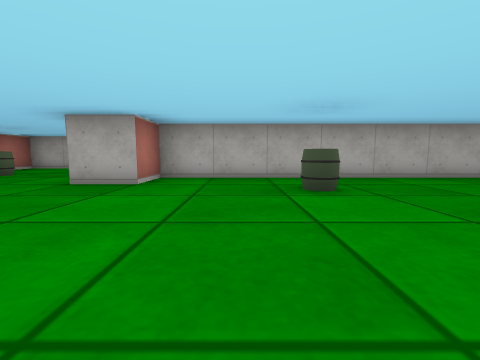
View 1 (above)

17 first-person views from a walk through a cub3D maze. The camera is about half as high as the walls, tilts 6° down and sees 90° across. The floor is counted in squares. Each view is taken from the middle of a square. On the plan, view 1 faces up. The plan holds only what a view shows up to about 9 squares ahead; the rest is blank.

View 2
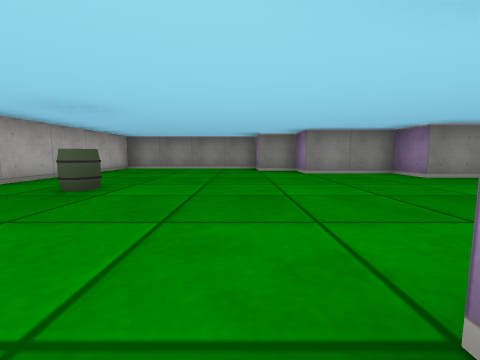

View 3
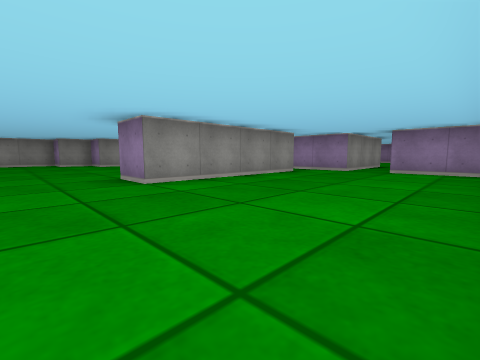

View 4
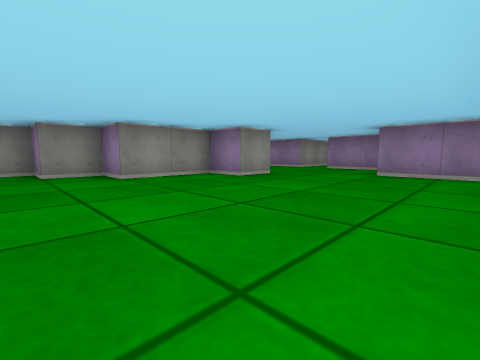

View 5
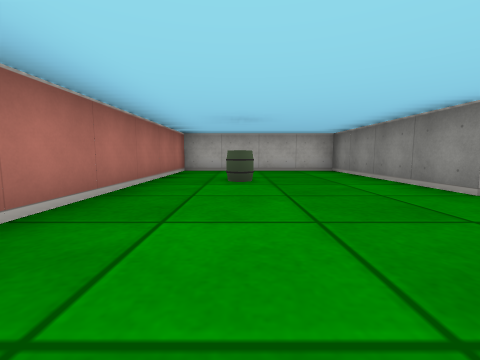

View 6
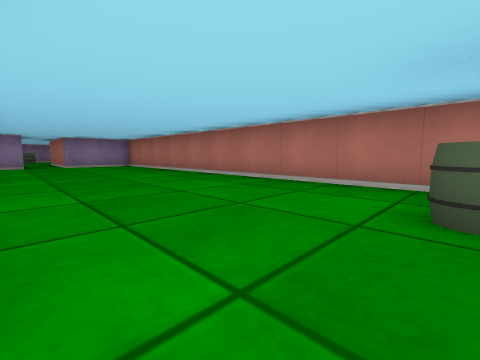

View 7
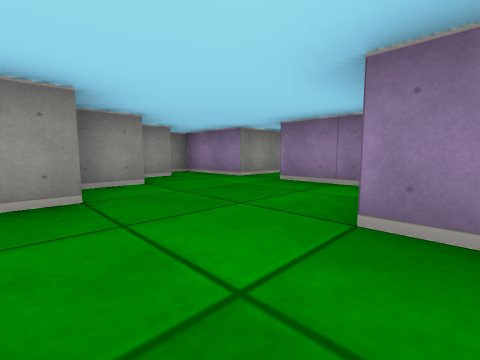

View 8
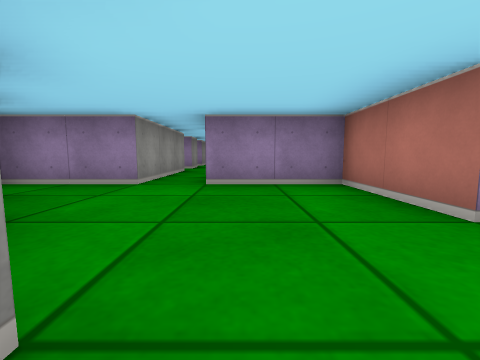

View 9
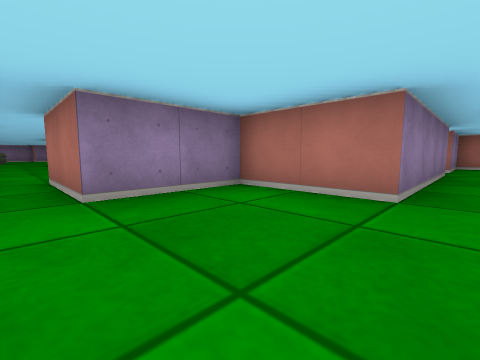

View 10
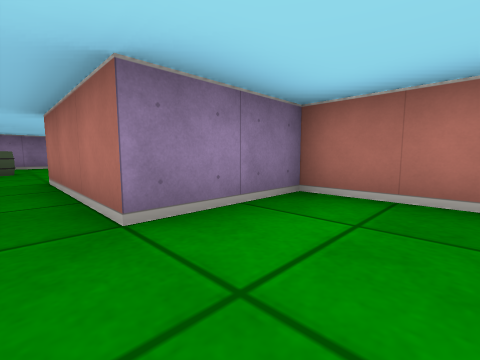

View 11
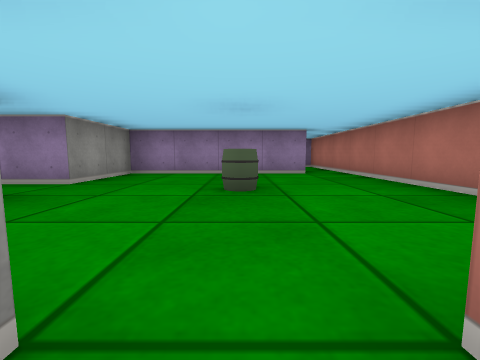

View 12
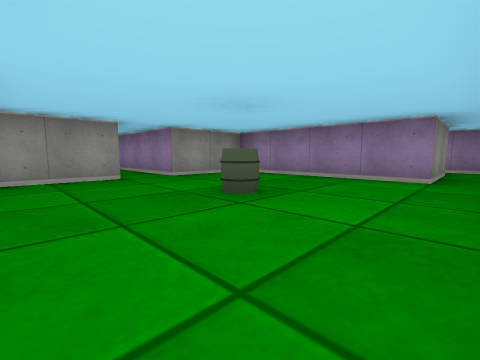

View 13
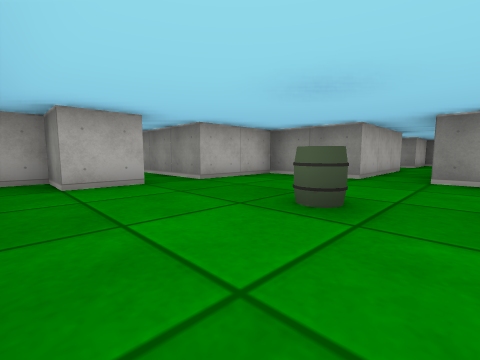

View 14
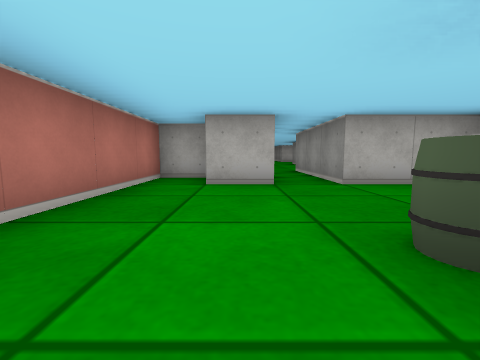

View 15
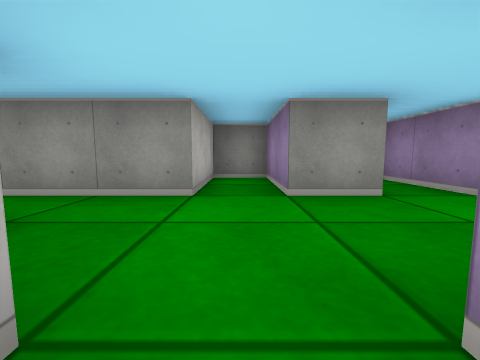

View 16
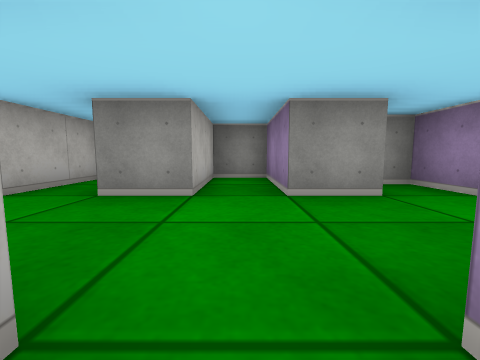

View 17
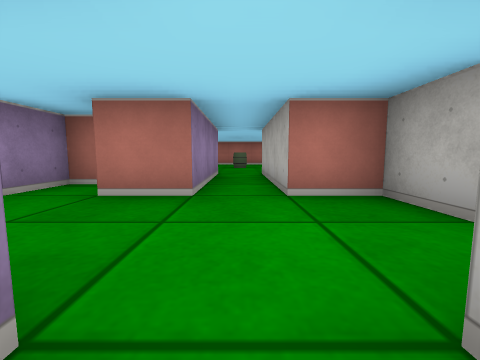

### Floor plan
Ten units are one square. View 1 is at (0, 0); x grows to the right and y downward. Boxes are objects, and circles mark ways between rooms. Rooms are numbered by the first view taken in them; rooms with no view inside come last. Other rooms are left out.
<svg viewBox="-70 -80 130 221">
<path fill="none" stroke="#000" d="M-25 35 -25 -5 -15 -5M25 36 25 25 35 25 35 5 45 5 45 -5 55 -5 55 -45 -15 -45 -15 -35 -25 -35 -25 -75 -65 -75 -65 45 -45 45M-35 45 5 45 5 65 25 65M35 46 35 36M45 56 45 49M35 65 55 65 55 60M-55 125 -15 125 -15 105 15 105M-45 45 -45 75 -55 75 -55 65 -65 65 -65 125M15 95 -15 95 -15 75 -35 75 -35 45M35 136 35 125 55 125 55 115 35 115 35 105M15 105 15 115M5 120 5 125 15 125M35 105 55 105 55 95 35 95 35 65M25 65 25 85 15 85 15 95"/>
<rect x="-55" y="-55" width="10" height="10" fill="#bbb"><title>barrel</title></rect>
<rect x="5" y="-35" width="10" height="10" fill="#bbb"><title>barrel</title></rect>
<rect x="-45" y="95" width="10" height="10" fill="#bbb"><title>barrel</title></rect>
<circle cx="-40" cy="50" r="3" fill="#2a7"/>
<circle cx="30" cy="60" r="3" fill="#2a7"/>
<circle cx="10" cy="100" r="3" fill="#2a7"/>
<circle cx="25" cy="110" r="3" fill="#2a7"/>
<text x="-10" y="0">1</text>
<text x="-40" y="100">2</text>
<text x="30" y="120">3</text>
<text x="30" y="90">4</text>
</svg>
Room 1 opens to room 2. Room 1 opens to room 4. Room 2 opens to room 4. Room 3 opens to room 4.

Where each view was taken, in squares from view 1:
view 1: 0 up, 0 right, facing up
view 2: 1 up, 2 left, facing right
view 3: 2 up, 6 left, facing down-right
view 4: 1 up, 1 left, facing down-right
view 5: 1 up, 5 left, facing up
view 6: 5 up, 3 left, facing down-left
view 7: 3 down, 0 right, facing down-right
view 8: 3 down, 2 right, facing down
view 9: 4 down, 3 right, facing down-left
view 10: 3 down, 4 left, facing down-left
view 11: 7 down, 4 left, facing down
view 12: 8 down, 6 left, facing down-right
view 13: 11 down, 6 left, facing up-right
view 14: 11 down, 5 left, facing up
view 15: 10 down, 1 right, facing right
view 16: 12 down, 1 right, facing right
view 17: 10 down, 4 right, facing left
